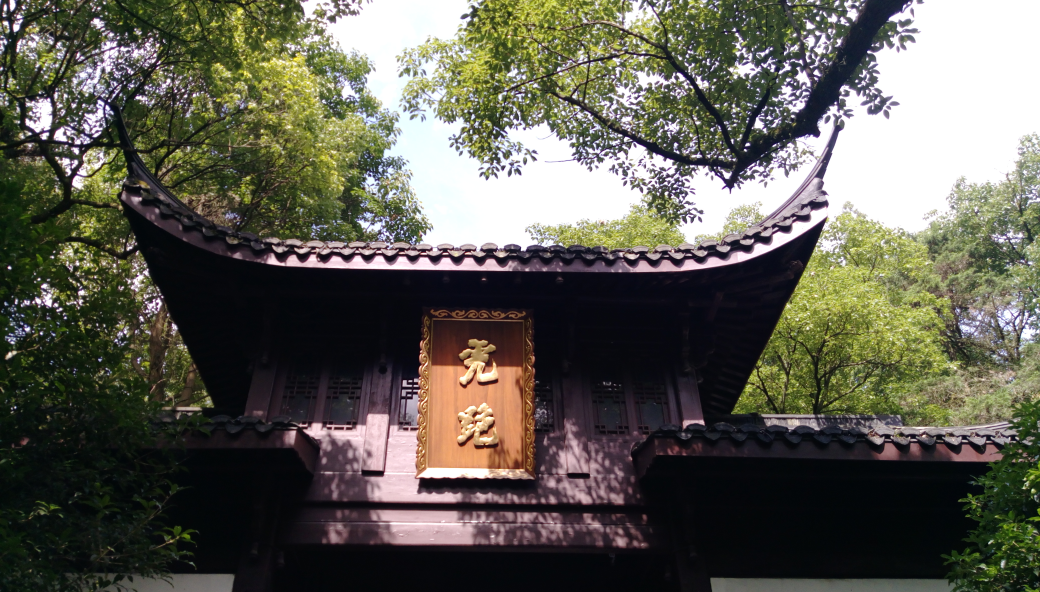
#> input picture 05_基于GPS调研与数据读取/southernInternship/default_20170720081441/20170720091655_30.21169-120.130095-20.5_.jpg, 4160 x 2368 px (shown at 1/4 size); its folder holds 3 pictures in this run
$ python pedestrianDetection.py   (older library calls are emulated)
#> lines starting #> are read from the running program, lines starting #| are printed output that depends on the picture
# -*- coding: utf-8 -*-
"""
Created on Tue Sep 26 10:14:24 2017

@author: richieBao-caDesign设计(cadesign.cn)
"""
import os
import matplotlib.pyplot as plt
import matplotlib.image as mpimg
import matplotlib.colors as mpc
from mpl_toolkits.mplot3d import Axes3D
import math
from scipy import misc
import numpy as np

from PIL import ImageFile
ImageFile.LOAD_TRUNCATED_IMAGES = True  #出现“IOError: image file is truncated (n bytes not processed)”错误的解决办法

'''以文件夹名为键，值为包含该文件夹下所有文件名的列表。文件类型可以自行定义 '''
def filePath(dirpath,fileType):
#> called with dirpath = 'D:\\digit-x\\southernInternship'
    fileInfo={}
    i=0
    for dirpath,dirNames,fileNames in os.walk(dirpath): #os.walk()遍历目录，使用help(os.walk)查看返回值解释
       i+=1
       #print(i,'\n')
       #print(dirpath,'\n',dirNames,'\n',fileNames,'\n')
       if fileNames: #仅当文件夹中有文件时才提取
           tempList=[f for f in fileNames if f.split('.')[-1] in fileType]
           #if not tempList :
               #print(i,"NULL")
           if tempList: #剔除文件名列表为空的情况,即文件夹下存在不为指定文件类型的文件时，上一步列表会返回空列表[]
               fileInfo.setdefault(dirpath,tempList)
#> pass 2 of the loop in filePath, `for dirpath,dirNames,fileNames in os.walk(dirpath):`:
    return fileInfo

'''显示一个文件夹下所有图片，便于查看。并作为进一步图片处理分析的基础，关注后续相关实验'''
def imgShow(imgPath,imgList,nrows):
#> called with nrows = 6
    ncols=math.ceil(len(imgList)/nrows)
    fig,axes=plt.subplots(ncols,nrows,sharex=True,sharey=True,figsize=(15,20))   #布局多个子图，每个子图显示一幅图像
    ax=axes.flatten()  #降至1维，便于循环操作子图
    #print(ax)
    for i in range(len(imgList)):
        img=os.path.join(imgPath,imgList[i])  #获取图像的路径
        lum_img=mpimg.imread(img)  #读取图像为数组，值为RGB格式0-255
#> lum_img is the input picture: shape (2368, 4160, 3); mean R, G, B 94.3, 92.8, 81.9
        lum_imgSmall=misc.imresize(lum_img, 0.3)  #传入图像的数组，调整图片大小
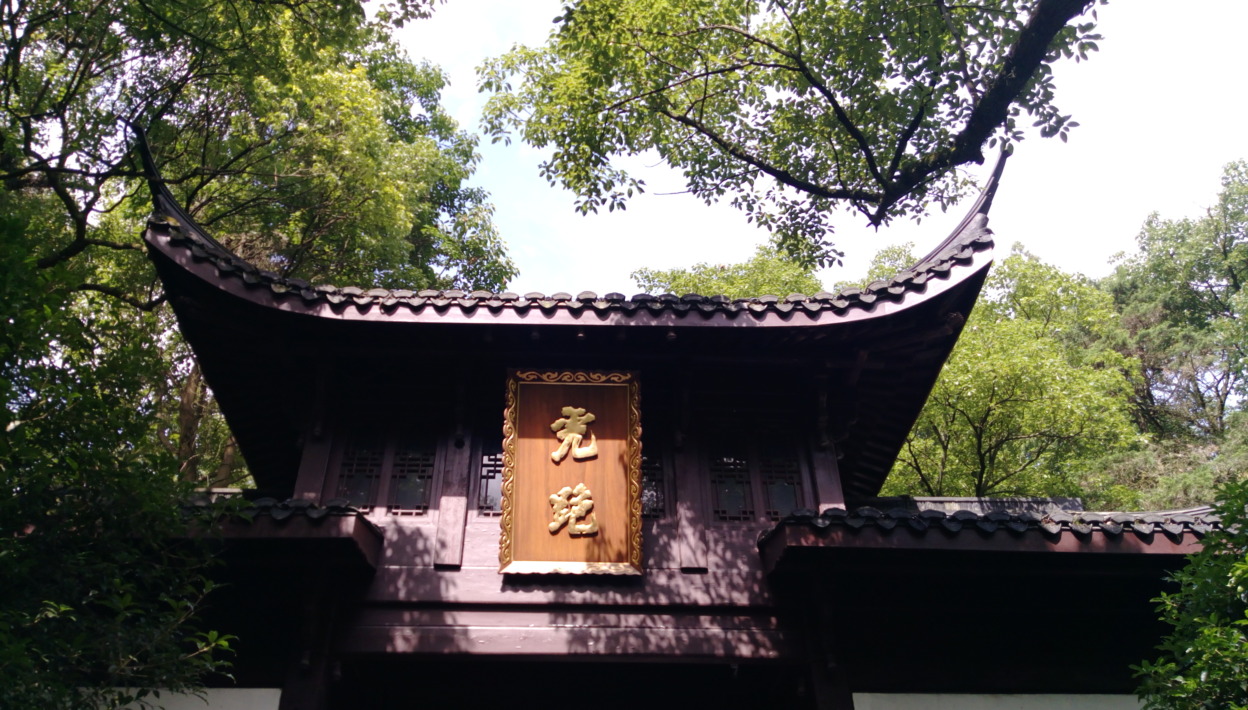
#> lum_imgSmall: shape (710, 1248, 3); mean R, G, B 94.3, 92.8, 81.9
        #print(lum_img.shape,lum_imgSmall.shape)
        #lum_img=lum_img[:,:,]
        #print(lum_img.shape,lum_img)
        ax[i].imshow(lum_imgSmall)  #显示图像
        ax[i].set_title(i+1)
#> pass 2 of the loop in imgShow, `for i in range(len(imgList)):`:
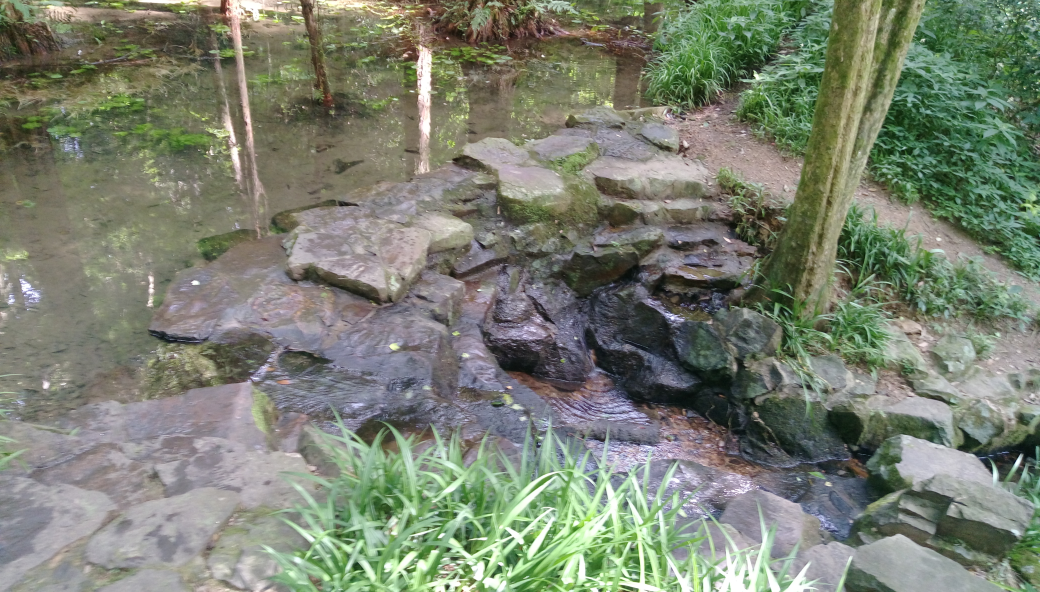
#> input picture 05_基于GPS调研与数据读取/southernInternship/default_20170720081441/20170720092311_30.212002-120.127752-32.1_.jpg, 4160 x 2368 px (shown at 1/4 size)
#> in imgShow, lum_img is the input picture: shape (2368, 4160, 3); mean R, G, B 122.7, 129.4, 113.7
#> in imgShow, `lum_imgSmall=misc.imresize(lum_img, 0.3)`:
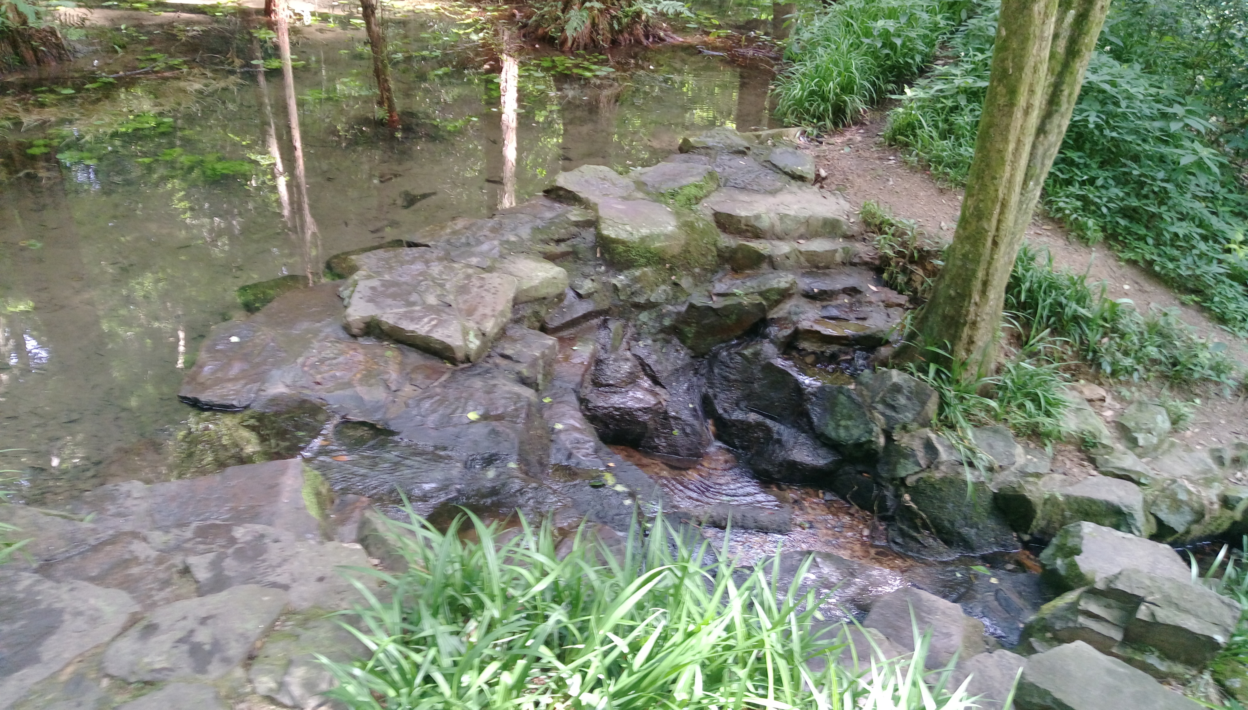
#> lum_imgSmall: shape (710, 1248, 3); mean R, G, B 122.7, 129.4, 113.7
#> pass 3 of the loop in imgShow, `for i in range(len(imgList)):`:
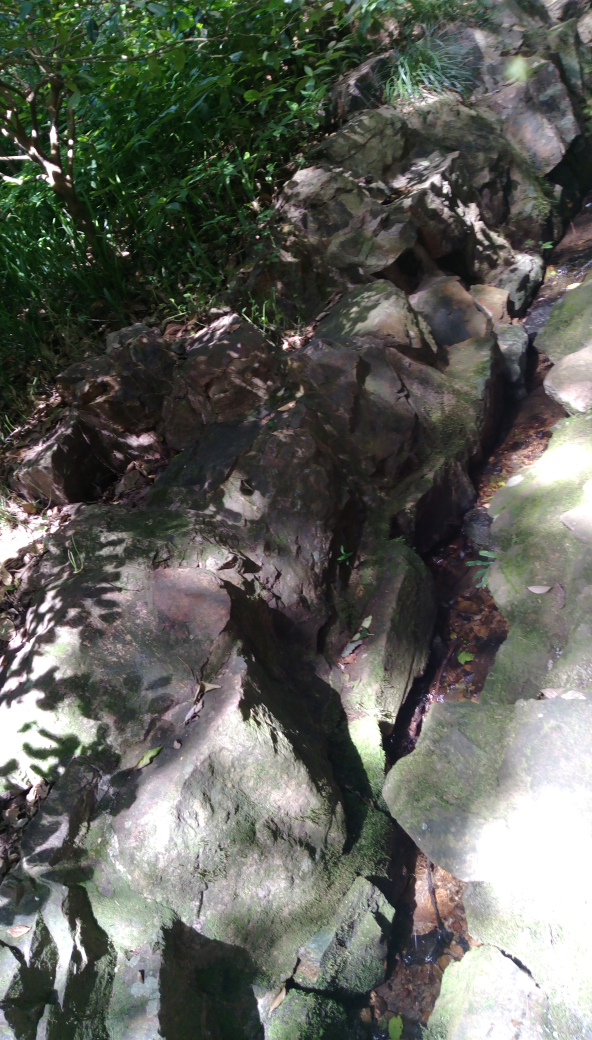
#> input picture 05_基于GPS调研与数据读取/southernInternship/default_20170720081441/20170720092532_30.212395-120.12694-39.0_.jpg, 2368 x 4160 px (shown at 1/4 size)
#> in imgShow, lum_img is the input picture: shape (4160, 2368, 3); mean R, G, B 93.8, 96, 88.8
#> in imgShow, `lum_imgSmall=misc.imresize(lum_img, 0.3)`:
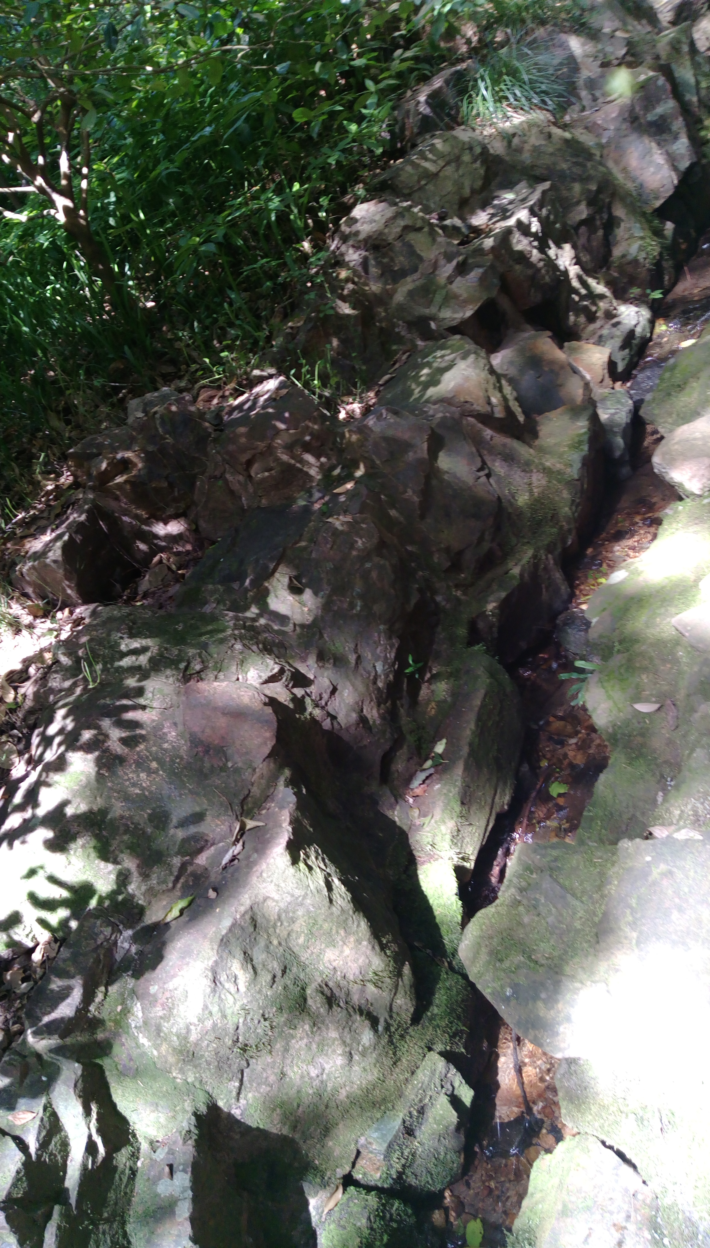
#> lum_imgSmall: shape (1248, 710, 3); mean R, G, B 93.8, 96, 88.8
    fig.tight_layout() #自动调整子图参数，使之填充整个图像区域
    fig.suptitle("images show",fontsize=14,fontweight='bold',y=1.02)
    plt.show()
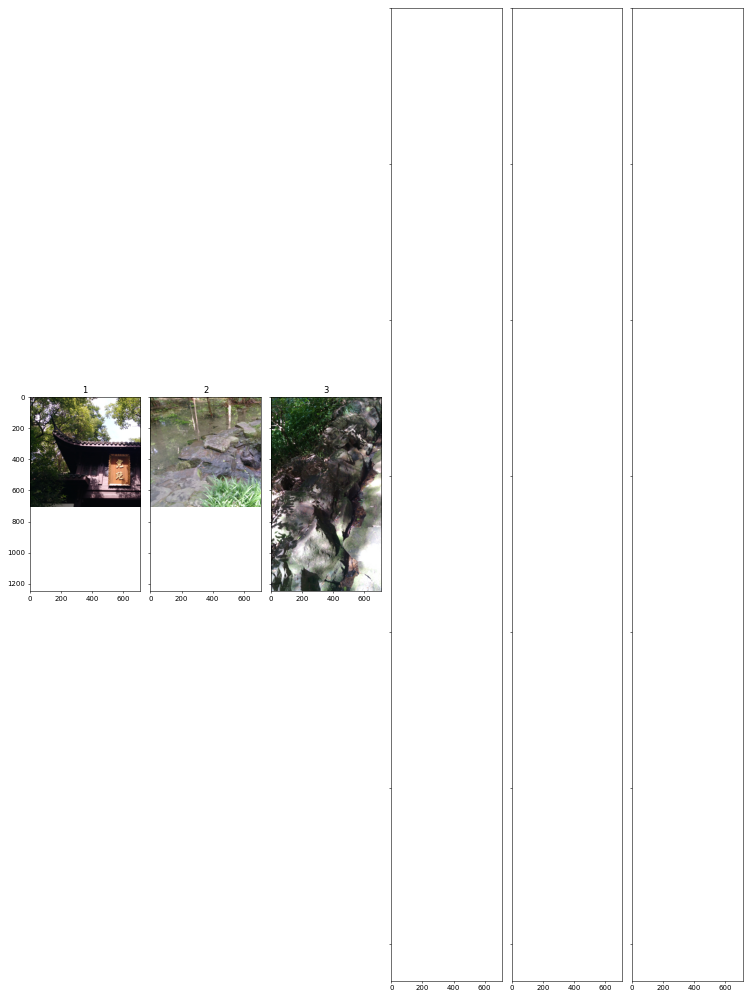
#> figure drawn by matplotlib, 3 panels

'''将像素RGB颜色投射到色彩空间中，直观感受图像颜色的分布'''
# [23 lines left out: function imageColorPoints, not called in this run]

'''建立图像颜色HSV各分量的直方图，分析颜色分布情况'''
# [33 lines left out: function imageColorHist, not called in this run]

if __name__ == "__main__":
    dirpath=r"D:\digit-x\southernInternship"
    fileType=["jpg","png"]
    fileInfo=filePath(dirpath,fileType)

    filePathKeys=list(fileInfo.keys())
    imgPath=filePathKeys[0]
    imgList=fileInfo[filePathKeys[0]]
    print(len(imgList))
    nrows=6
    imgShow(imgPath,imgList,nrows)
    #imageColorPoints(imgPath,imgList,nrows)
    #imageColorHist(imgPath,imgList,nrows)
